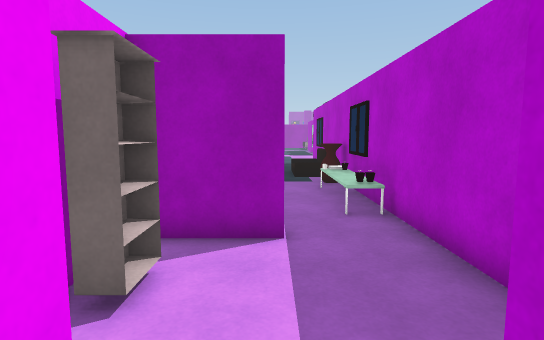
[1] (above)

24 first-person views from a walk through a 3-D level made in the Unity game engine. The camera is 1.2 m above the floor, tilts 6° down and sees 80° across. Doors are open. The floor is counted in squares, 0.72 m on a side. Each view is taken from the middle of a square. On the plan, view 1 faces up. The plan holds only what a view shows up to about 16 squares ahead; the rest is blank. The place goes on beyond the plan. The player is left out. Some animated figures are left out. Surface patterns are stand-ins for the level's own textures.

[2]
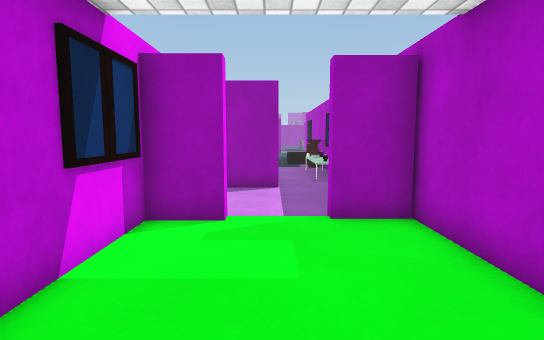

[3]
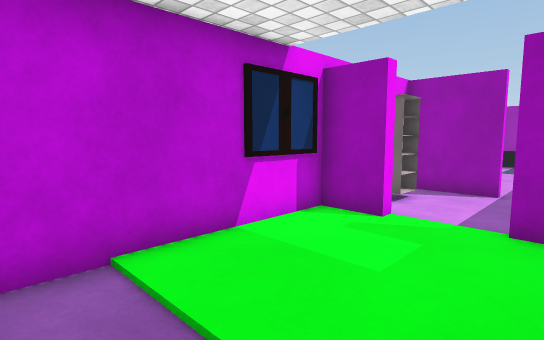

[4]
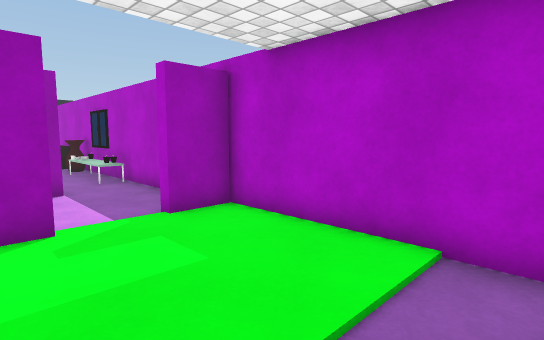

[5]
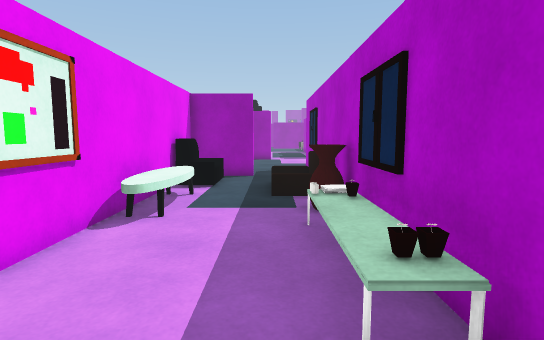

[6]
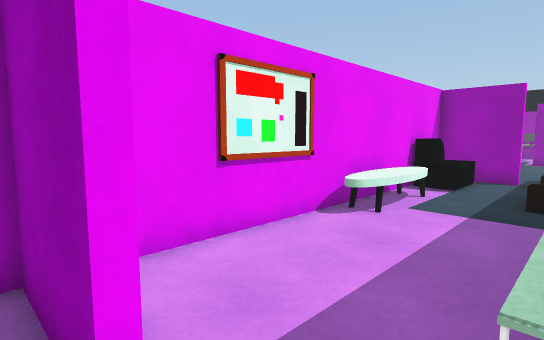

[7]
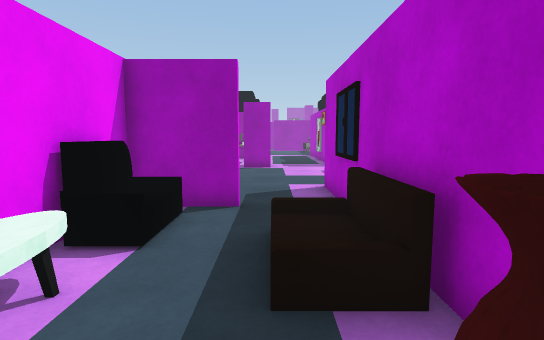

[8]
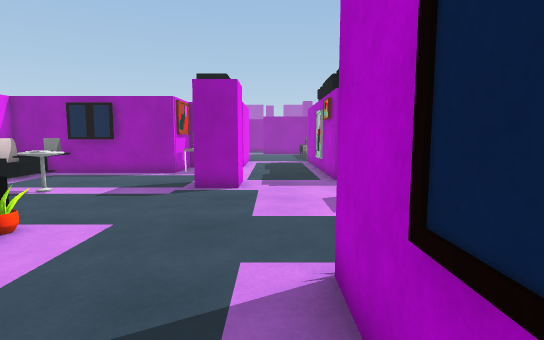

[9]
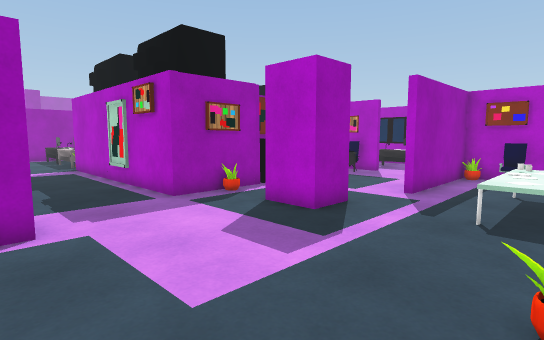

[10]
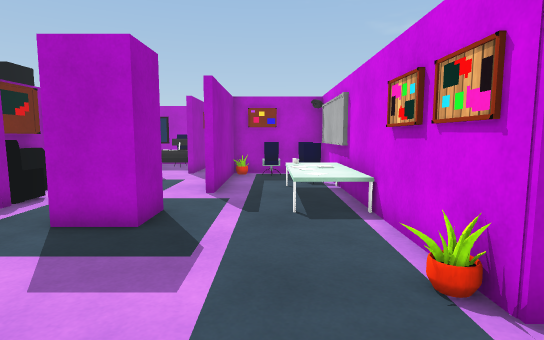

[11]
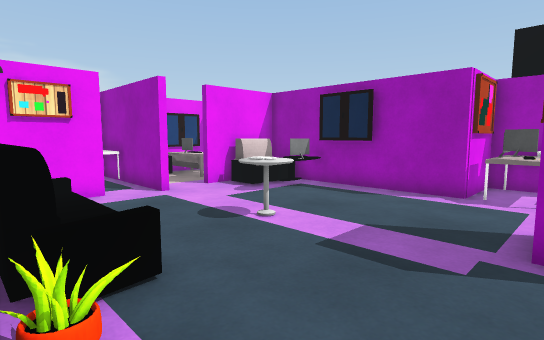

[12]
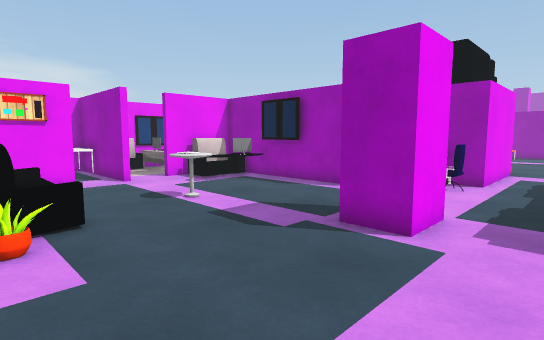

[13]
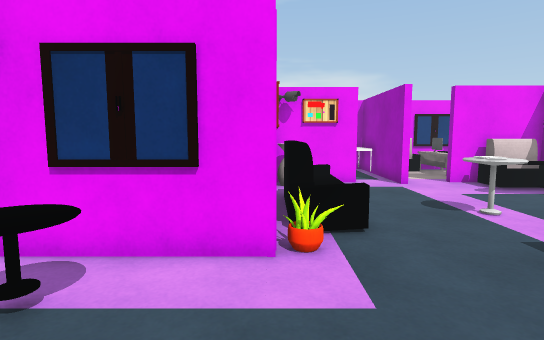

[14]
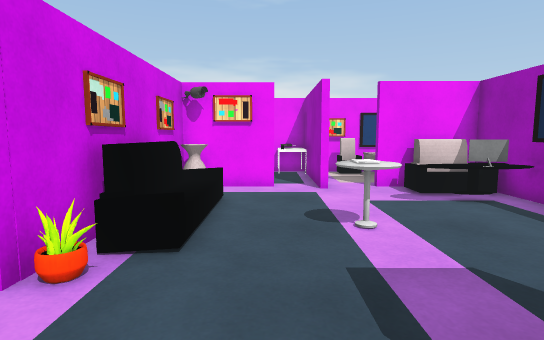

[15]
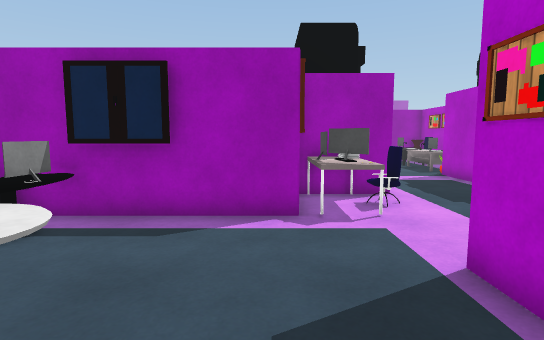

[16]
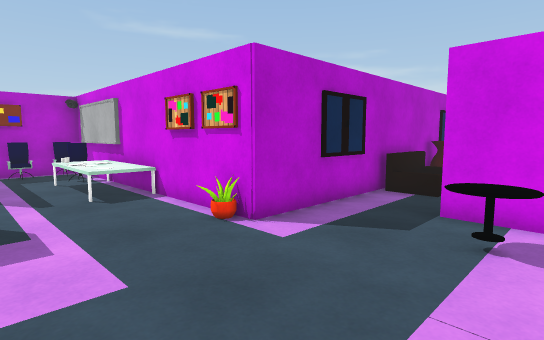

[17]
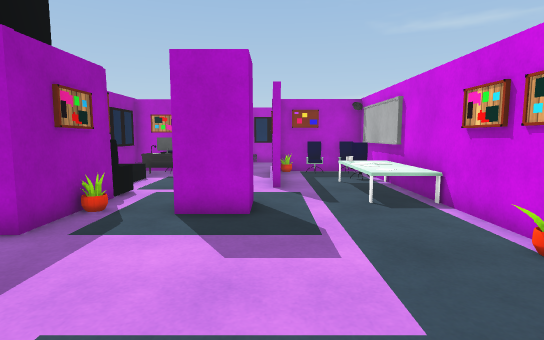

[18]
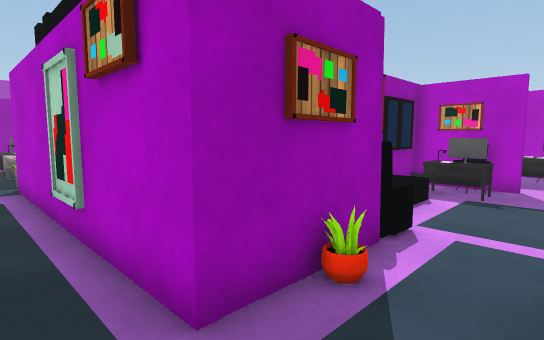

[19]
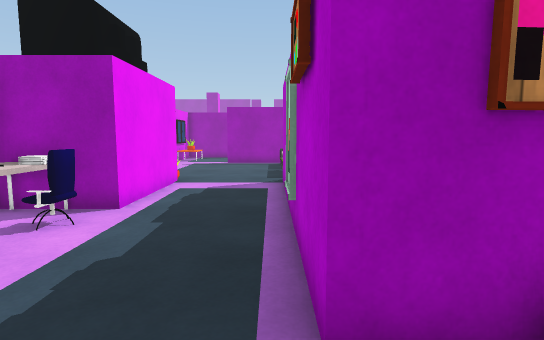

[20]
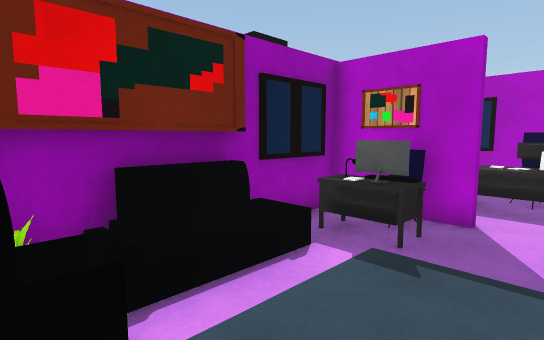

[21]
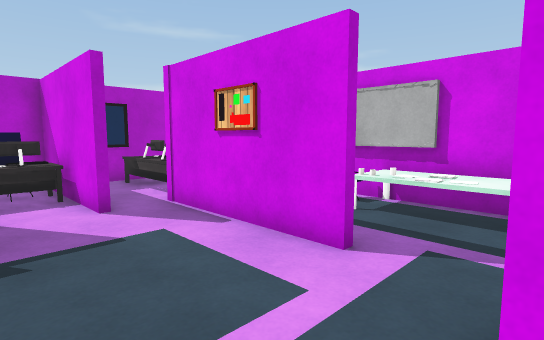

[22]
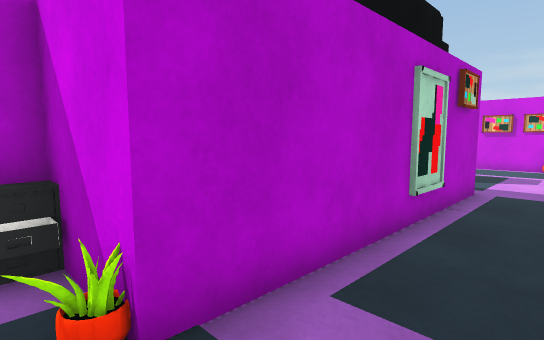

[23]
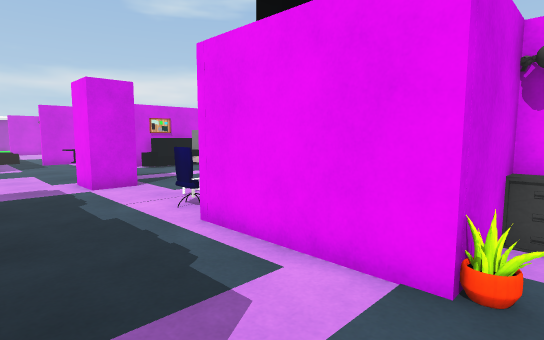

[24]
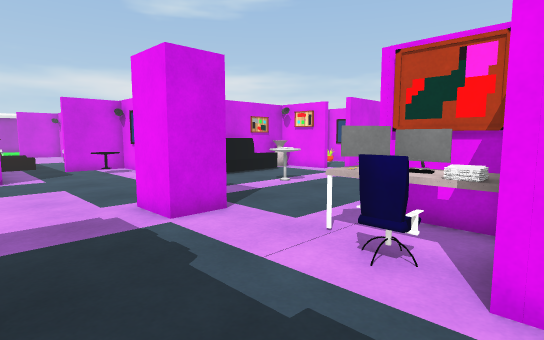

### Floor plan
Points are (right, up) in squares from view 1. A wall is a line through its corners. A room is listed if a view was taken in it or the views show most of it. See-through windows are left out.
Room 1 (views 1, 2, 3, 4)
walls: (-0.9, 1.1) (-2.4, 1.1) (-2.4, -4.8); (2.7, -4.8) (2.7, 0.4); (2.8, 1.1) (1.1, 1.1)
ways out: opening at (0.5, 1) to room 2
Room 2 (views 5, 6)
walls: (-0.9, 1.4) (-0.9, 1.1); (1.1, 1.1) (1.1, 1.5); (0.2, 5.5) (-2.5, 5.5); (2.7, 3.5) (2.7, 5.5); (2.7, 0.4) (2.7, 1.4)
ways out: opening at (0.5, 1) to room 1; opening at (1.5, 5) to room 3
objects: bookshelf (-2, 3) to (-2, 4)
Room 3 (views 7, 8)
walls: (0.2, 18.6) (-2.4, 18.6) (-2.4, 6.8); (2.7, 5.5) (2.7, 19.5)
ways out: opening at (1.5, 5) to room 2; opening at (1.5, 20) to room 4
objects: table (-2, 9) to (-2, 10); armchair (-2, 17); vase (2, 12); sofa (2, 17)
Room 4 (views 9, 10, 11, 12, 13, 14, 15, 16, 17, 18, 19, 21)
walls: (-0.5, 28.8) (-0.5, 30) (0.9, 30) (0.9, 28.4) (-0.5, 28.4); (-2.4, 22.6) (-2.4, 19.1); (-4.5, 23.1) (-3.4, 23.1); (7.4, 26.5) (5.9, 26.5) (5.9, 28.1); (2.7, 19.5) (2.7, 21.7) (7.5, 21.7); (-2.4, 32.8) (-9.8, 32.8) (-9.8, 29.5); (-1.8, 18.8) (0.2, 18.8); (7.5, 30.3) (4.4, 30.3); (-5, 32.5) (-7.1, 32.5); (-7.4, 23.1) (-5.4, 23.1); (11.5, 26) (12.4, 26); (-9.8, 26.1) (-9.8, 23.1); (14.7, 21.6) (14.7, 25.7) (9.5, 25.7)
ways out: opening at (1.5, 20) to room 3; opening at (6.5, 29.5) to room 5; opening at (8.5, 26.5) to room 5; opening at (1, 30.7) to room 6; opening at (-10, 26); opening at (-10, 29)
objects: vase (-9, 24); armchair (-9, 31) to (-9, 32); other object (-8, 31) to (-7, 32); table (-7, 30) to (-7, 31); armchair (-6, 24); table (-5, 27) to (-5, 28); other object (-3, 23); table (-1, 20) to (-1, 21); other object (4, 23); other object (6, 30); table (7, 22) to (11, 23); table (11, 22); chair (12, 22) to (12, 23); table (13, 22); other object (14, 22); chair (14, 23); chair (14, 24); table (14, 24) to (15, 25)
Room 5 (view 20)
walls: (11.5, 32.5) (8.4, 32.5); (14.7, 29.5) (14.7, 32.5) (13.4, 32.5); (14.5, 27.8) (15.5, 27.8); (16.1, 27.6) (14.5, 27.6); (12.4, 26) (14.9, 26); (9.5, 26) (11.5, 26)
ways out: opening at (6.5, 29.5) to room 4; opening at (8.5, 26.5) to room 4; opening at (15, 27); opening at (15, 30)
objects: armchair (8, 30) to (8, 31); other object (8, 32); table (9, 32); armchair (10, 32) to (11, 32); chair (14, 31)
Room 6 (views 22, 23, 24)
walls: (0.5, 39.6) (0.5, 35.4) (-2.4, 35.4) (-2.4, 32.8); (5.4, 40.1) (7.2, 40.1); (-2.4, 40.1) (-0.4, 40.1); (4.4, 30.3) (4.4, 39.6)
ways out: opening at (1, 30.7) to room 4
objects: table (-2, 34); table (-1, 33); chair (0, 34); server (0, 38); other object (0, 40); other object (4, 34); server (5, 33); server (5, 38); other object (5, 40); desk (5, 41) to (6, 41)

Where each view was taken, in squares from view 1:
view 1: 0 up, 0 right, facing up
view 2: 5 down, 0 right, facing up
view 3: 5 down, 2 right, facing up-left
view 4: 5 down, 2 left, facing up-right
view 5: 5 up, 1 right, facing up
view 6: 5 up, 2 right, facing up-left
view 7: 11 up, 1 right, facing up
view 8: 18 up, 2 right, facing up
view 9: 22 up, 0 right, facing up-right
view 10: 24 up, 0 right, facing right
view 11: 23 up, 0 right, facing up-left
view 12: 23 up, 3 right, facing up-left
view 13: 23 up, 2 right, facing left
view 14: 26 up, 1 right, facing left
view 15: 26 up, 3 left, facing up
view 16: 26 up, 2 left, facing down-right
view 17: 26 up, 1 left, facing right
view 18: 28 up, 3 right, facing up-right
view 19: 28 up, 4 right, facing up
view 20: 28 up, 8 right, facing up-right
view 21: 30 up, 7 right, facing down-right
view 22: 41 up, 2 right, facing down-right
view 23: 41 up, 4 right, facing down-left
view 24: 36 up, 4 right, facing down-left
